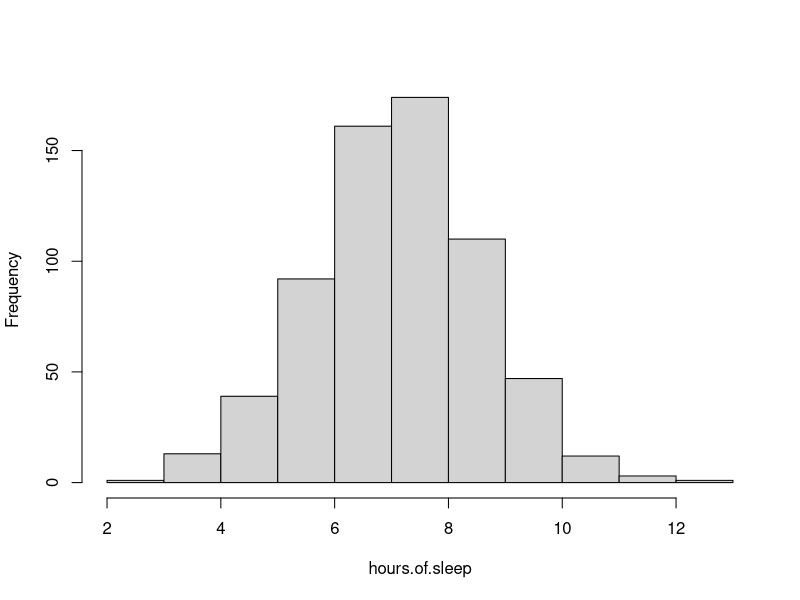
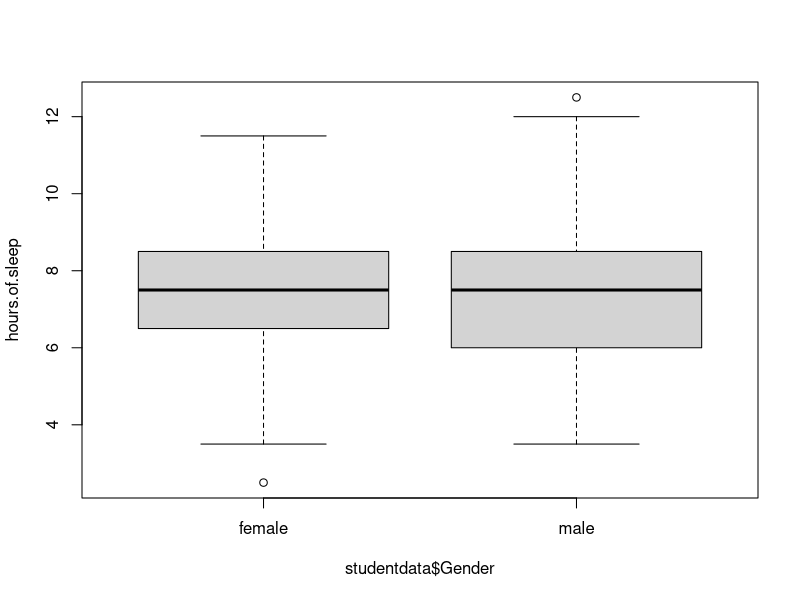
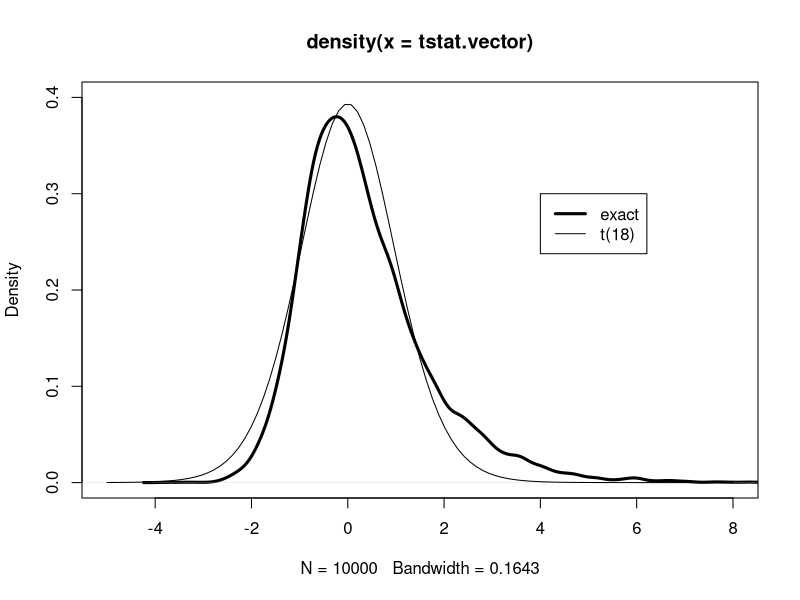
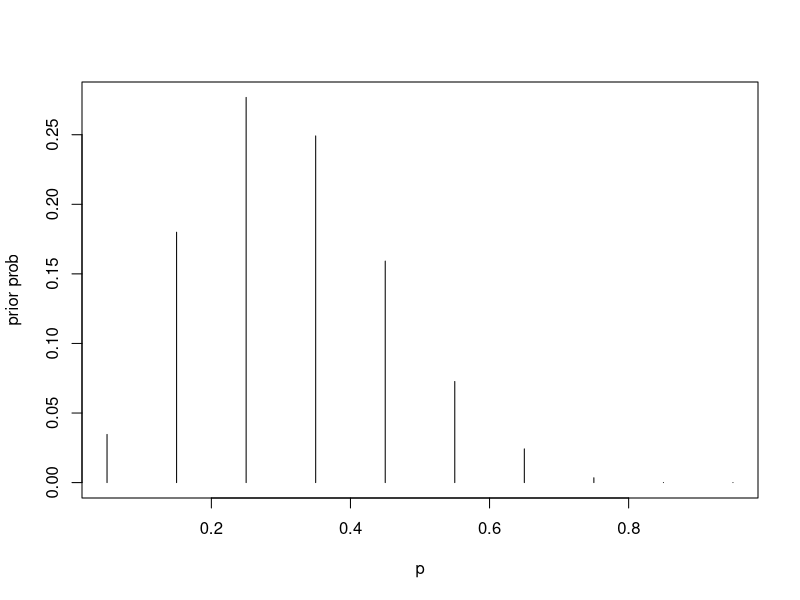
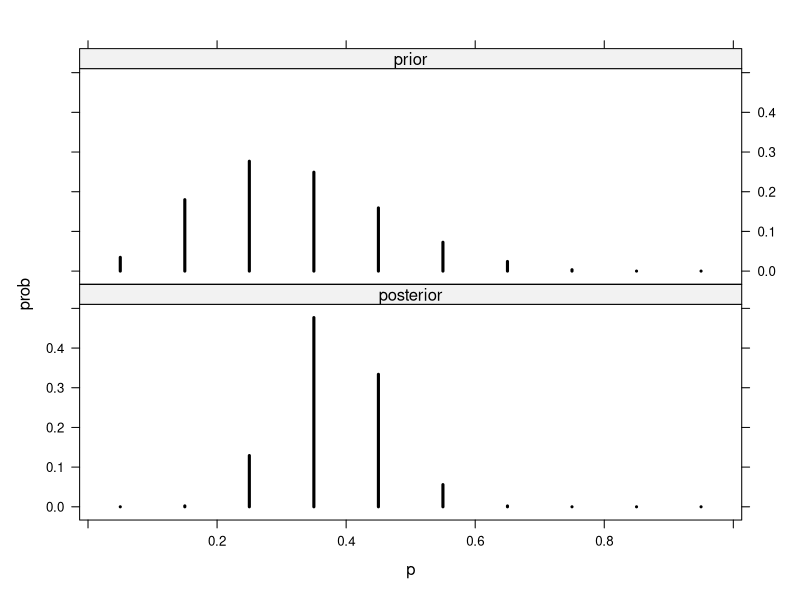
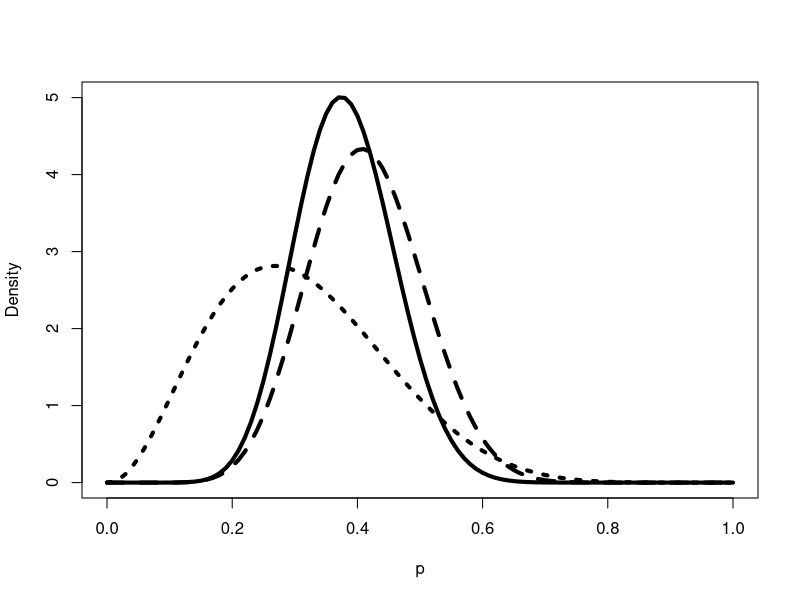
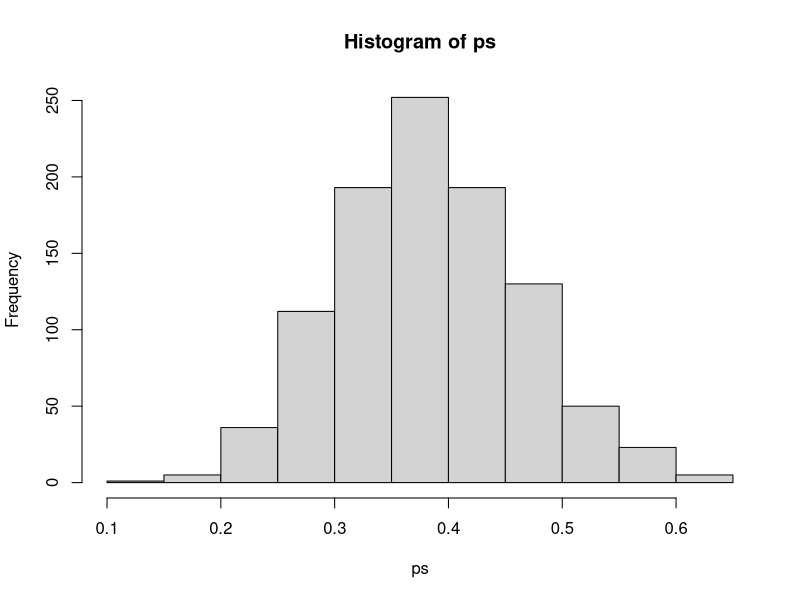
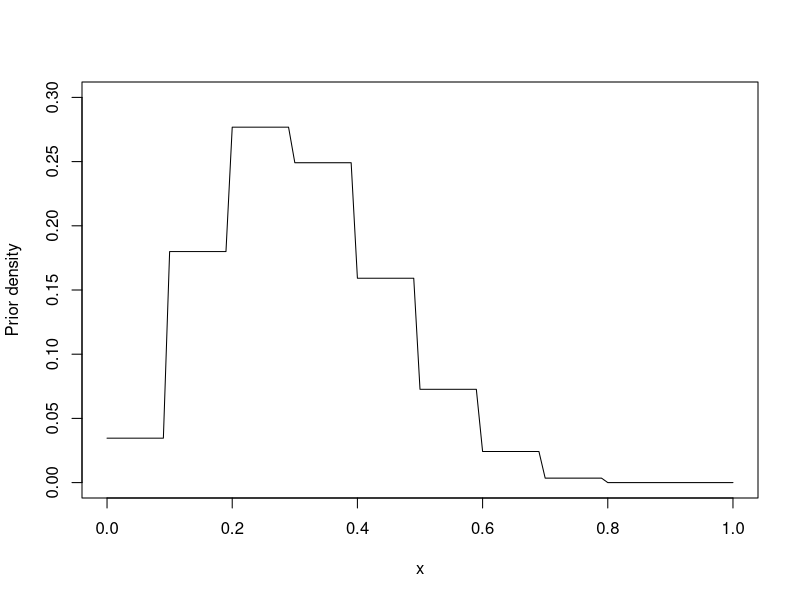

R code for these plots, in order:
library(LearnBayes)
data(studentdata)

head(studentdata)
table(studentdata$Drink)

studentdata$Wakeup
hours.of.sleep <- studentdata$WakeUp - studentdata$ToSleep
summary(hours.of.sleep)
head(hours.of.sleep)
hist(hours.of.sleep, main= "")

boxplot(hours.of.sleep ~ studentdata$Gender)

fit <- lm(hours.of.sleep ~ studentdata$ToSleep)
fit

# calculate the t-stat

x = rnorm(10, mean = 50, sd = 10)
y = rnorm(10, mean = 50, sd = 10)

m = length(x)
n = length(y)

sp = sqrt(((m-1)*sd(x)^2+(n-1)*sd(y)^2)/(m + n -2))
t.stat = sqrt(mean(x)-mean(y))/(sp*sqrt(1/m+1/n))

tstatistic = function(x, y){
	m = length(x)
    n = length(y)

    sp = sqrt(((m-1)*sd(x)^2+(n-1)*sd(y)^2)/(m + n -2))
    t.stat = (mean(x)-mean(y))/(sp*sqrt(1/m+1/n))

    return(t.stat)
}

data.x = c(1,4,3,6,5)
data.y = c(5,4,7,6,10)

mean(data.x)
mean(data.y)

tstatistic(data.x, data.y)

#monte carlo simulation for t-stat, number of rejections/total number

alpha = 0.1; m = 10; n = 10 # sets alpha, m , n
N = 10000                   # sets number of simulations
n.reject = 0 				#counter for number of rejections, start at 0

for(i in 1:N){
	x = rnorm(m, mean = 0, sd = 1) #simulate xs from pop 1
	y = rnorm(n, mean = 0, sd = 1) #simulate xs from pop 2
	t.stat = tstatistic(x,y)       #computes the tstat

	if(abs(t.stat)>qt(1-alpha/2, n + m - 2)) #reject if |T| exceeds critical pt
		n.reject = n.reject + 1
}

true.sig.level = n.reject/N #proportion of rejections
true.sig.level

# Can change things around to do comparisons
# normal pops
x = rnorm(m, mean = 0, sd = 1) 
y = rnorm(n, mean = 0, sd = 1)

#normal pops with zero means and different variance
x = rnorm(m, mean = 0 , sd = 1)
y = rnorm(n, mean = 0, sd = 10)

#T populations
x = rt(m, df = 4)
y = rt(n, df = 4)

#exponential pops
x = rexp(m, rate = 1)
y = rexp(m, rate = 1)

#mixture
x = rnorm(m, mean = 10, sd = 2)
y = rexp(n , rate = 1/10)

m = 10; n = 10 
my.tsimulation = function()
tstatistic(rnorm(m, mean = 10, sd = 2), rexp(n, rate = 1/10))

tstat.vector = replicate(10000, my.tsimulation())
plot(density(tstat.vector), xlim = c(-5, 8), ylim = c(0, .4), lwd = 3)
curve(dt(x, df = 18), add = TRUE)
legend(4, .3, c("exact", "t(18)"), lwd = c(3,1))

binomial.conf.interval = function(y,n){
	z = qnorm(0.95)
	phat = y/n
	se = sqrt(phat*(1-phat)/n)
	return(c(phat-z*se, phat+z*se))
}

?rbinom
y = rbinom(n = 1, size = 20, prob = 0.5)
y

binout = replicate(20, binomial.conf.interval(y, 20))
binout

# chapter 2

# discrete priors over a grid
p = seq(0.05, 0.95, by = 0.1)
prior = c(1, 5.2, 8, 7.2, 4.6, 2.1, 0.7, 0.1, 0, 0)
prior = prior/sum(prior)

plot(p, prior, type = "h", ylab= "prior prob")

data = c(11,16)
post = pdisc(p, prior, data)
round(cbind(p, prior, post), 2)

library(lattice)
PRIOR = data.frame("prior", p, prior)
POST  = data.frame("posterior", p , post)
names(PRIOR) = c("Type", "p", "prob")
names(POST) = c("Type", "p", "prob")
data = rbind(PRIOR, POST)

xyplot(prob~p|Type, data = data, layout = c(1,2),
	type = "h", lwd = 3, col = "black")

a = 3.26; b = 7.19; s = 11; f = 16;
curve(dbeta(x, a+s, b+f), from = 0, to = 1, xlab = "p", ylab = "Density", lty = 1, lwd = 4)
curve(dbeta(x, s+1, f+1), add = TRUE, lty = 2, lwd = 4)
curve(dbeta(x, a, b), add = TRUE, lty = 3, lwd = 4)

#calculate the posterior that the proportion of heavy sleepers is greater than 0.5?
1 - pbeta(0.5, a + s, b + f)
# this probability is small

# calculate the 95% CI, this is exact
qbeta(c(0.05, 0.95), a + s, b + f)

# or we could do simulations to get the calculated values
ps = rbeta(1000, a + s, b + f)
hist(ps)
sum(ps >= 0.5)/1000
# calculate the 90 interval from the simulated samples
quantile(ps, c(0.05, 0.95))

# use the histprior function in learnbayes
# create a grid and then calculate the posterior over the grid
midpt = seq(0.05, 0.95, by = 0.1) # set up the grid
prior = c(1, 5.2, 8, 7.2, 4.6, 2.1, 0.7, 0.1, 0, 0) # prior weights on the grid
prior = prior/sum(prior)
prior

curve(histprior(x, midpt, prior), from = 0, to = 1, ylab = "Prior density", ylim = c(0, 0.3))
# take a look at the blocky grid

curve(histprior(x, midpt, prior)*dbeta(x, s + 1, f + 1), from = 0, to = 1, ylab = "post density")
p = seq(0, 1, length = 500)
p
post = histprior(p, midpt, prior)*dbeta(p, s+1, f+1)
post = post/sum(post)

# sample with replacement 
ps = sample(p, replace = TRUE, prob = post)
hist(ps)

# output vector
p = seq(0.05, 0.95, by = .1)
prior = c(1, 5.2, 8, 7.2, 4.6, 2.1, 0.7, 0.1, 0, 0 )
prior = prior/sum(prior)
m = 20; ys = 0:20
pred = pdiscp(p, prior, m , ys)
round(cbind(0:20, pred), 3)

# beta prior
ab = c(3.26, 7.19)
m = 20; ys = 0:20
pred = pbetap(ab, m, ys)

#simulate draws from the prior and store them
p = rbeta(1000, 3.26, 7.19)
y = rbinom(1000, 20, p)
freq = table(y) # save the frequencies out of 1000 draws on y
ys = as.integer(names(freq))
predprob = freq/sum(freq)

plot(ys, predprob, type = "h", xlab = "y")
dist = cbind(ys, predprob)
dist 

covprob = 0.9
discint(dist, covprob)

## Chapter 3
## Known means but unknown variance
data(footballscores)

d = footballscores$favorite - footballscores$underdog - footballscores$spread
n = length(d)
v = sum(d^2)

# simulate draws from the chisquared dist 
P = rchisq(1000, n )/v
s = sqrt(1/P)
hist(s ,main = "") # take a look at the simulated sample standard deviation of game outcomes
# and point spreads

quantile(s, probs = c(0.025, 0.5, 0.975))

# hospital example
alpha = 16; beta = 15174; # these are the priors on the gamma distribution
yobs = 1; ex = 66 # this hospital has one death in 66 heart transplants
y = 1:10 # predictive density after observing 10 more heart transplants
lam = alpha/beta
py = dpois(y, lam*ex)*dgamma(lam, shape = alpha, rate = beta)/dgamma(lam, shape = alpha + y, rate = beta + ex)
cbind(y, round(py, 3))

# we can simulate the posterior density
lambdaA = rgamma(1000, shape = alpha + yobs, rate = beta + ex)
hist(lambdaA)

# now lets take a look at another hospital with more surgeries 
ex = 1767; yobs = 4
y = 0:10

py = dpois(y, lam*ex)*dgamma(lam, shape = alpha, rate = beta)/dgamma(lam, shape = alpha + y, rate = beta + ex)
cbind(y, round(py, 3))

lambdaB = rgamma(1000, shape = alpha + yobs, rate = beta + ex)

# now take a look at the comparisons between the prior and posterior of each hospital where the first 
# hospital has less experience with surgeries, while the second hospital has much more experience
# you will see that for hospital 2 there is less influence of the prior.

par(mfrow = c(2, 1))
plot(density(lambdaA), main = "HOSPITAL A", xlab = "lambdaA", lwd = 3)
curve(dgamma(x, shape = alpha, rate = beta), add = TRUE)
legend("topright", legend = c("prior", "posterior", lwd = c(1,3)))


plot(density(lambdaB), main = "HOSPITAL B", xlab = "lambdaB", lwd = 3)
curve(dgamma(x, shape = alpha, rate = beta), add = TRUE)
legend("topright", legend = c("prior", "posterior", lwd = c(1,3)))

mu = 100
tau = 12.16
sigma = 15
n = 4
se = sigma/sqrt(n)
ybar = c(110, 125, 140) # observed IQ test scores
tau1 = 1/sqrt(1/se^2 + 1/tau^2)
mu1 = (ybar/se^2 + mu/tau^2)* tau1^2
summ1 = cbind(ybar, mu1, tau1)
summ1

# choose another prior with the same median, 100, but from a t distribution
tscale = 20/qt(0.95, 2)
tscale

# compare the normal vs. the t dist, notice the t density has sig flatter tails
par(mfrow= c(1, 1))
curve(1/tscale*dt((x - mu)/tscale, 2), 
	from = 60, to = 140, xlab = "theta", ylab = "Prior Density")
curve(dnorm(x, mean = mu, sd = tau), add = TRUE, lwd = 3)
legend("topright", legend = c("t density", "normal density"), lwd = c(1, 3))

# use the discrete distribution to compute the posterior mean and posterior sd

norm.t.compute = function(ybar){
	theta = seq(60, 180, length = 500)
	like  = dnorm(theta, mean = ybar, sd = sigma/sqrt(n))
	prior = dt((theta - mu)/tscale, 2)
	post  = prior*like
	post  = post/sum(post)
	m     = sum(theta * post)
	s     = sqrt(sum(theta^2 * post) - m^2)
	c(ybar, m, s)
}

summ2 = t(sapply(c(110, 125, 140), norm.t.compute))
summ2
#      [,1]     [,2]      [,3]
# [1,]  110 78.58024 1.4010641
# [2,]  125 78.96803 1.0361267
# [3,]  140 79.19416 0.8179035

dimnames(summ2)[[2]] = c("ybar", "mu1 t", "tau1 t")
summ2
cbind(summ1, summ2) # compare the posteriors for each of the prior distributions

theta = seq(60, 180, length = 500)
normpost = dnorm(theta, mu1[3], tau1)
normpost = normpost/sum(normpost)
plot(theta, normpost, type = "l", lwd = 3, ylab = "Post Density")
like = dnorm(theta, mean = 140, sd = sigma/sqrt(n))
prior = dt((theta - mu)/tscale, 2)
tpost = prior * like / sum(prior * like)
lines(theta, tpost)
legend("topright", legend = c("t prior", "normal prior"), lwd = c(1, 3))

# 3.5 mixtures of conjugate priors- example is the coin is biased
probs = c(.5, .5)
beta.par1 = c(6, 14)
beta.par2 = c(14, 6)

betapar = rbind(beta.par1, beta.par2)
data = c(7, 3)
post = binomial.beta.mix(probs, betapar, data)
post

# the prior contains 2 humps on the data
curve(post$probs[1]*dbeta(x, 13, 17) + post$probs[2]*dbeta(x, 21, 9), 
	from = 0, to = 1, lwd = 3, xlab = "P", ylab = "DENSITY")
curve(.5*dbeta(x, 6, 12) + .5*dbeta(x, 12, 6), 0, 1, add = TRUE) #
legend("topleft", legend = c("Prior", "posterior"), lwd = c(1,3))

# test if coin is fair given data
pbinom(5, 20, 0.5)

n = 20; y = 5; a = 10; p = 0.5
m1 = dbinom(y, n , p)* dbeta(p, a, a)/dbeta(p, a + y, a + n - y)
lambda = dbinom(y, n , p )/(dbinom(y, n, p ) + m1)
lambda
pbetat(p, .5, c(a, a), c(y, n - y))

prob.fair = function(log.a){
	a = exp(log.a);
	m2 = dbinom(y, n , p)* dbeta(p, a, a)/dbeta(p, a + y, a + n - y);
	dbinom(y, n, p)/(dbinom(y, n, p) + m2)
}

n = 20; y = 5; p = 0.5; 
curve(prob.fair(x), from = -4, to = 5, xlab = "log a", ylab = "Prob(coin is fair)", lwd = 2)
# this cannot be interpreted that the pvalue is the probability of fairness

# Chapter 4
# normal data with both parameters unknown, mean and variance
data(marathontimes)
head(marathontimes)

#set up the grid
d = mycontour(normchi2post, c(220, 330, 500, 9000), marathontimes$time, xlab = "mean", ylab = "variance" )
S = sum((marathontimes$time - mean(marathontimes$time))^2)
n = length(marathontimes$time)
sigma2 = S/rchisq(1000, n - 1)
mu = rnorm(1000, mean = mean(marathontimes$time), sd = sqrt(sigma2)/sqrt(n))

points(mu, sigma2)
quantile(mu, c(0.025, 0.975)) # means
quantile(sqrt(sigma2), c(0.025, 0.975)) # SD

# Dirichlet distribution for presidentail elections
alpha = c(728, 548, 138)
theta = rdirichlet(1000, alpha)
hist(theta[, 1] - theta[, 2], main = "") # compare bush vs. dukakis

# compare obama vs. mccain
data(election.2008)
head(election.2008)
attach(election.2008)

prob.Obama = function(j){
	p = rdirichlet(5000, 500*c(M.pct[j], O.pct[j], 100 - M.pct[j] - O.pct[j])/100 + 1)
	mean(p[,2]>p[,1])
}
Obama.win.probs = sapply(1:51, prob.Obama)

#now using a simulation of a biased coin
sim.election = function(){
	winner = rbinom(51, 1, Obama.win.probs)
	sum(EV*winner)
}
sim.EV = replicate(1000, sim.election())

hist(sim.EV, min(sim.EV):max(sim.EV), col = "blue")
abline(v = 365, lwd = 3)
text(375, 30, "Actual \n Obama \n total")


x = c(-0.86, -0.3, -0.05, 0.73)
n = c(5, 5, 5, 5)
y = c(0, 1, 3, 5)

data = cbind(x, n , y)
response = cbind(y, n - y)
results = glm(response ~ x, family = binomial)
summary(results)

# we want to put priors on this
beta.select(list(p = .5, x = .2), list(p = .9, x = .5))
